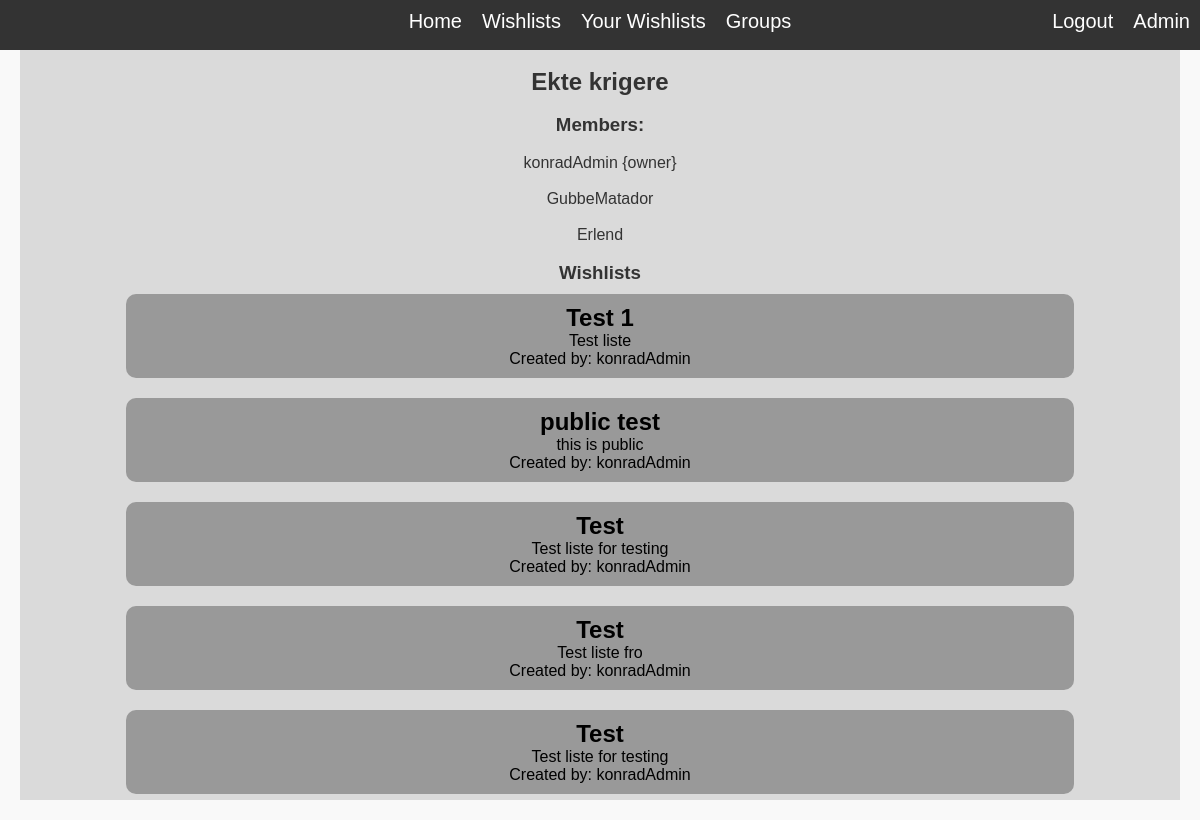
Page /groups/1/ (signed in) on the earlier database version.
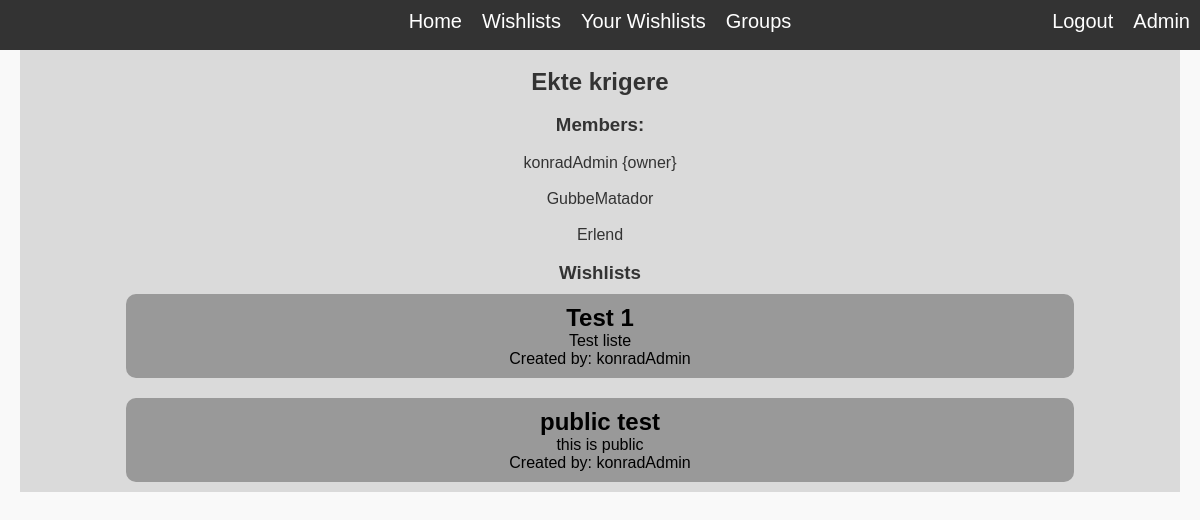
Same page on the later database version.
### wishlistManager/models.py (models this page shows, shortened)
class Wishlist(models.Model):
    name = models.CharField(max_length=100)
    description = models.TextField()
    date_created = models.DateTimeField(auto_now_add=True)
    date_modified = models.DateTimeField(auto_now=True)
    privacy_level = models.IntegerField(default=0)
    user = models.ForeignKey('auth.User', related_name='created_wishlists', on_delete=models.CASCADE)
    groups_with_permission = models.ManyToManyField(WishlistGroup, related_name='wishlists', blank=True, null=True)
    users_with_permission = models.ManyToManyField('auth.User', related_name='wishlists', blank=True, null=True)

### wishlistManager/views.py (the view)
# urls.py: path("", views.group_detail, name="group_detail")
@login_required
def group_detail(request, group_id):
    group = get_object_or_404(WishlistGroup, id=group_id)
    users = group.members.all()
    owner = group.owner
    can_view = group.can_view(request.user)
    if can_view == False:
        group = None
    wishlists = Wishlist.objects.all()
    wishlists_for_group = [wishlist for wishlist in wishlists if group in wishlist.groups_with_permission.all()]
    context = {'group':group, 'wishlists':wishlists_for_group, 'can_view':can_view, 'users':users, 'owner':owner}
    return render(request, 'group_detail.html', context)

### wishlistManager/models.py (called while the page is built)
    def can_view(self, user):
        if self.owner == user or user in self.users.all():
            return True
        return False

### wishlistManager/templates/group_detail.html (shortened to what this page needs)
{% extends "base.html" %}
{% load static %}
        {% block content %}
        <h2>{{group.name}}</h2>
        <br>
        <h3>Members:</h3>
        {% for user in users %}
        <br>
        <p>{{user.username}}{% if owner == user %} {owner} {% endif %}
        </p>
        {% endfor%}
        <br>
        <h3> Wishlists </h3>
        {% for wishlist in wishlists %}
        <a href="{% url 'wishlist_detail' wishlist.id %}">
            <div class= "wishlist">
                <h2>{{ wishlist.name }}</h2>
                {% if wishlist.description %}
                    <p>{{ wishlist.description }}</p>
                {% endif %}
                <p>Created by: {{ wishlist.user }}</p>
            </div>
        </a>
        {% endfor %}
        {% endblock %}

Differences in the rows shown:
removed Wishlist: name "Test", description "Test liste for testing", user "konradAdmin"
removed Wishlist: name "Test", description "Test liste fro", user "konradAdmin"
removed Wishlist: name "Test", description "Test liste for testing", user "konradAdmin"
